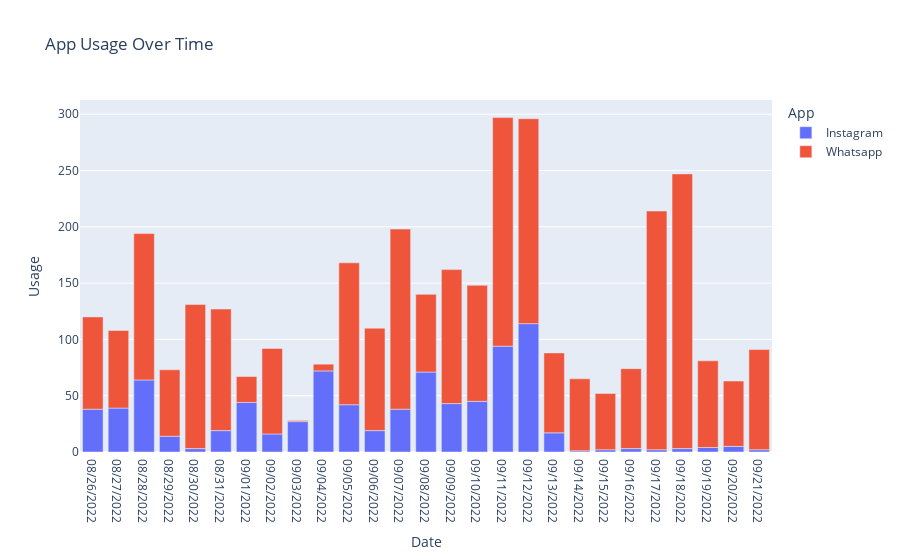

Write notebook code for a chart like this one.
### Code cell
# Bar plot for App Usage over Time
figure = px.bar(
    data_frame=data,
    x='Date',
    y='Usage',
    color='App',
    title='App Usage Over Time'
)
figure.show()

### Figure 1 — Plotly figure (JSON) as saved in the notebook; plotly's stock layout.template omitted (floating-point values rounded to 4 significant figures)
{"data": [{"alignmentgroup": "True", "hovertemplate": "App=Instagram<br>Date=%{x}<br>Usage=%{y}<extra></extra>", "legendgroup": "Instagram", "marker": {"color": "#636efa", "pattern": {"shape": ""}}, "name": "Instagram", "offsetgroup": "Instagram", "orientation": "v", "showlegend": true, "textposition": "auto", "type": "bar", "x": ["08/26/2022", "08/27/2022", "08/28/2022", "08/29/2022", "08/30/2022", "08/31/2022", "09/01/2022", "09/02/2022", "09/03/2022", "09/04/2022", "09/05/2022", "09/06/2022", "09/07/2022", "09/08/2022", "09/09/2022", "09/10/2022", "09/11/2022", "09/12/2022", "09/13/2022", "09/14/2022", "09/15/2022", "09/16/2022", "09/17/2022", "09/18/2022", "09/19/2022", "09/20/2022", "09/21/2022"], "xaxis": "x", "y": [38, 39, 64, 14, 3, 19, 44, 16, 27, 72, 42, 19, 38, 71, 43, 45, 94, 114, 17, 1, 2, 3, 2, 3, 4, 5, 2], "yaxis": "y"}, {"alignmentgroup": "True", "hovertemplate": "App=Whatsapp<br>Date=%{x}<br>Usage=%{y}<extra></extra>", "legendgroup": "Whatsapp", "marker": {"color": "#EF553B", "pattern": {"shape": ""}}, "name": "Whatsapp", "offsetgroup": "Whatsapp", "orientation": "v", "showlegend": true, "textposition": "auto", "type": "bar", "x": ["08/26/2022", "08/27/2022", "08/28/2022", "08/29/2022", "08/30/2022", "08/31/2022", "09/01/2022", "09/02/2022", "09/03/2022", "09/04/2022", "09/05/2022", "09/06/2022", "09/07/2022", "09/08/2022", "09/09/2022", "09/10/2022", "09/11/2022", "09/12/2022", "09/13/2022", "09/14/2022", "09/15/2022", "09/16/2022", "09/17/2022", "09/18/2022", "09/19/2022", "09/20/2022", "09/21/2022"], "xaxis": "x", "y": [82, 69, 130, 59, 128, 108, 23, 76, 1, 6, 126, 91, 160, 69, 119, 103, 203, 182, 71, 64, 50, 71, 212, 244, 77, 58, 89], "yaxis": "y"}], "layout": {"barmode": "relative", "legend": {"title": {"text": "App"}, "tracegroupgap": 0}, "title": {"text": "App Usage Over Time"}, "xaxis": {"anchor": "y", "domain": [0, 1], "title": {"text": "Date"}}, "yaxis": {"anchor": "x", "domain": [0, 1], "title": {"text": "Usage"}}}}
